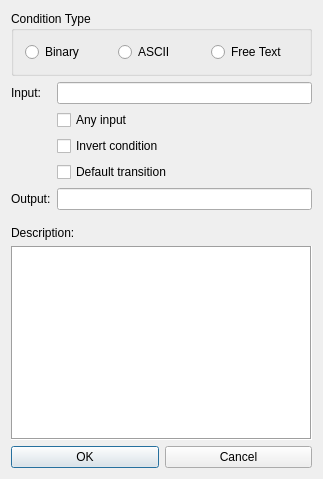
<?xml version="1.0" encoding="UTF-8"?>
<ui version="4.0">
 <author>Stefan Duffner</author>
 <class>TransitionPropertiesDlg</class>
 <widget class="QDialog" name="TransitionPropertiesDlg">
  <property name="geometry">
   <rect>
    <x>0</x>
    <y>0</y>
    <width>323</width>
    <height>479</height>
   </rect>
  </property>
  <property name="windowTitle">
   <string>Transition Properties</string>
  </property>
  <layout class="QVBoxLayout">
   <property name="spacing">
    <number>6</number>
   </property>
   <property name="leftMargin">
    <number>11</number>
   </property>
   <property name="topMargin">
    <number>11</number>
   </property>
   <property name="rightMargin">
    <number>11</number>
   </property>
   <property name="bottomMargin">
    <number>11</number>
   </property>
   <item>
    <widget class="QGroupBox" name="bg_type">
     <property name="title">
      <string>Condition Type</string>
     </property>
     <layout class="QHBoxLayout">
      <property name="spacing">
       <number>6</number>
      </property>
      <property name="leftMargin">
       <number>11</number>
      </property>
      <property name="topMargin">
       <number>11</number>
      </property>
      <property name="rightMargin">
       <number>11</number>
      </property>
      <property name="bottomMargin">
       <number>11</number>
      </property>
      <item>
       <widget class="QRadioButton" name="rb_bin">
        <property name="text">
         <string>Binary</string>
        </property>
       </widget>
      </item>
      <item>
       <widget class="QRadioButton" name="rb_ascii">
        <property name="text">
         <string>ASCII</string>
        </property>
       </widget>
      </item>
      <item>
       <widget class="QRadioButton" name="rb_text">
        <property name="text">
         <string>Free Text</string>
        </property>
       </widget>
      </item>
     </layout>
    </widget>
   </item>
   <item>
    <layout class="QGridLayout">
     <property name="bottomMargin">
      <number>10</number>
     </property>
     <item row="4" column="0">
      <widget class="QLabel" name="TextLabel7">
       <property name="text">
        <string>Output:</string>
       </property>
       <property name="wordWrap">
        <bool>false</bool>
       </property>
      </widget>
     </item>
     <item row="2" column="1">
      <widget class="QCheckBox" name="cb_invert">
       <property name="text">
        <string>Invert condition</string>
       </property>
      </widget>
     </item>
     <item row="0" column="1">
      <widget class="QLineEdit" name="le_input"/>
     </item>
     <item row="3" column="1">
      <widget class="QCheckBox" name="cb_default">
       <property name="text">
        <string>Default transition</string>
       </property>
      </widget>
     </item>
     <item row="1" column="1">
      <widget class="QCheckBox" name="cb_any">
       <property name="text">
        <string>Any input</string>
       </property>
      </widget>
     </item>
     <item row="4" column="1">
      <widget class="QLineEdit" name="le_output"/>
     </item>
     <item row="0" column="0">
      <widget class="QLabel" name="TextLabel6">
       <property name="text">
        <string>Input:</string>
       </property>
       <property name="wordWrap">
        <bool>false</bool>
       </property>
      </widget>
     </item>
    </layout>
   </item>
   <item>
    <widget class="QLabel" name="TextLabel3">
     <property name="text">
      <string>Description:</string>
     </property>
     <property name="wordWrap">
      <bool>false</bool>
     </property>
    </widget>
   </item>
   <item>
    <widget class="QPlainTextEdit" name="te_description">
     <property name="frameShape">
      <enum>QFrame::Box</enum>
     </property>
    </widget>
   </item>
   <item>
    <layout class="QHBoxLayout">
     <property name="spacing">
      <number>6</number>
     </property>
     <property name="leftMargin">
      <number>0</number>
     </property>
     <property name="topMargin">
      <number>0</number>
     </property>
     <property name="rightMargin">
      <number>0</number>
     </property>
     <property name="bottomMargin">
      <number>0</number>
     </property>
     <item>
      <widget class="QPushButton" name="pb_ok">
       <property name="text">
        <string>OK</string>
       </property>
       <property name="default">
        <bool>true</bool>
       </property>
      </widget>
     </item>
     <item>
      <widget class="QPushButton" name="pb_cancel">
       <property name="text">
        <string>Cancel</string>
       </property>
      </widget>
     </item>
    </layout>
   </item>
  </layout>
 </widget>
 <layoutdefault spacing="6" margin="11"/>
 <tabstops>
  <tabstop>le_input</tabstop>
  <tabstop>le_output</tabstop>
  <tabstop>rb_bin</tabstop>
  <tabstop>rb_ascii</tabstop>
  <tabstop>pb_ok</tabstop>
  <tabstop>pb_cancel</tabstop>
 </tabstops>
 <resources/>
 <connections/>
</ui>
